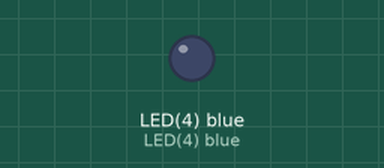
A program run on a simulated pyboard running MicroPython. Shown: output pins drawn as LEDs (lit = HIGH).

Above: at 0.7 s.
At 2.35 s:
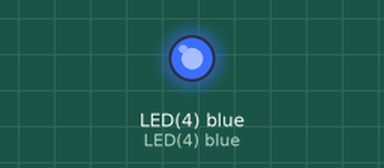
Timing chart, 0 to 3.0 s (numbered marks = the images above):
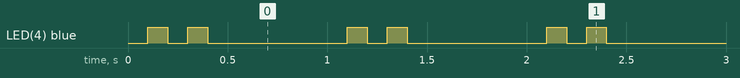

Measured:
- by itself, LED(4) blue: repeats every 1.0 s: LOW 0.10 s, HIGH 0.10 s, LOW 0.70 s, HIGH 0.10 s
- by itself, everything shown: repeats every 1.0 s, in 4 steps

The program:

heartbeat.py
```python
import micropython
micropython.alloc_emergency_exception_buf(100)

import pyb
import micropython

class Heartbeat(object):

    def __init__(self):
        self.tick = 0
        self.led = pyb.LED(4) # 4 = Blue
        tim = pyb.Timer(4)
        tim.init(freq=10)
        tim.callback(self.heartbeat_cb)

    def heartbeat_cb(self, tim):
        if self.tick <= 3:
            self.led.toggle()
        self.tick = (self.tick + 1) % 10

micropython.alloc_emergency_exception_buf(100)
Heartbeat()
```
